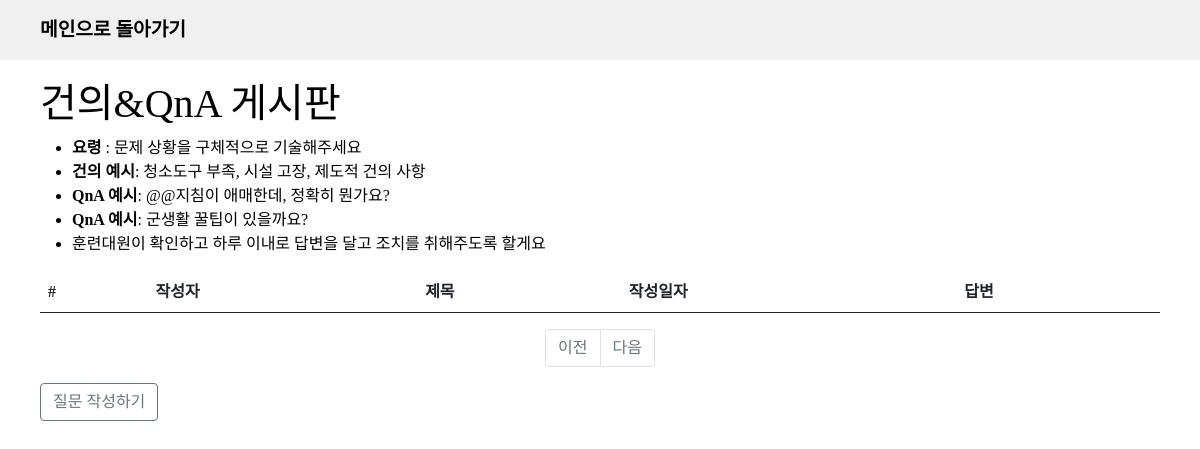
Page /detail/question on the earlier database version.
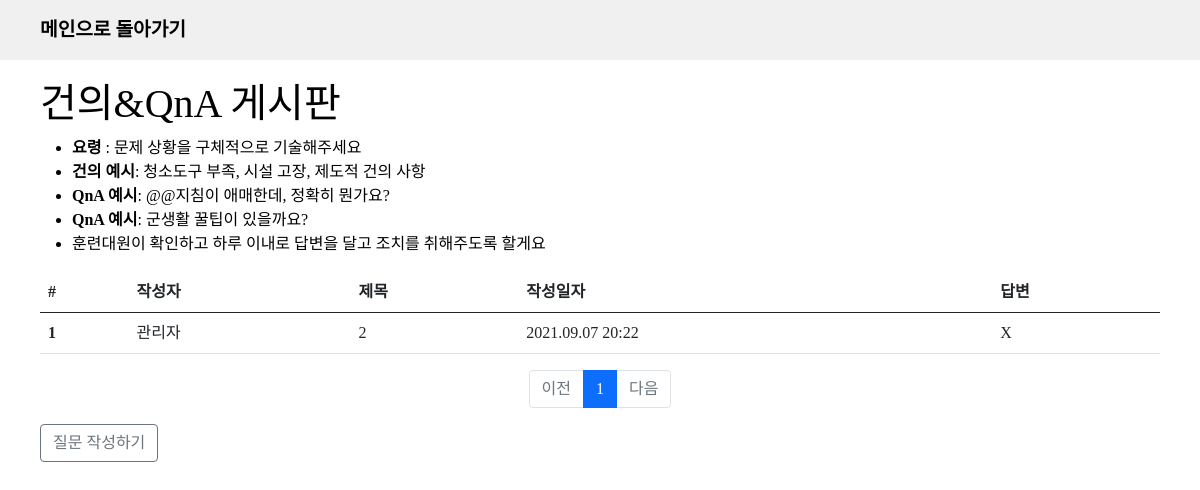
Same page on the later database version.
### app/models.py (models this page shows, shortened)
class Question(db.Model):
    id = db.Column(db.Integer, primary_key=True)
    user_id = db.Column(
        db.Integer,
        db.ForeignKey("user.id", ondelete="CASCADE"),
        nullable=False,
    )
    user = db.relationship("User", backref=db.backref("question_set"))
    subject = db.Column(db.String(200), nullable=False)
    content = db.Column(db.Text(), nullable=False)
    create_date = db.Column(db.DateTime(), nullable=False)

class User(db.Model):
    id = db.Column(db.Integer, primary_key=True)
    pw = db.Column(db.String(200), nullable=False)
    name = db.Column(db.String(50), nullable=False)
    _class = db.Column(db.String(50), nullable=True)

### app/views/detail_views.py (the view)
@bp.route("/question")
def question_list():
    page = request.args.get("page", type=int, default=1)
    question_list = Question.query.order_by(Question.create_date.desc())
    question_list = question_list.paginate(page, per_page=10)
    return render_template(
        "question/question_list.html", question_list=question_list
    )

### app/filter.py (called while the page is built)
def datetime_form(value, fmt="%Y.%m.%d %H:%M"):
    return value.strftime(fmt)

### app/templates/question/question_list.html (shortened to what this page needs)
{% extends 'base.html' %}
{%block contents %}
<section class="inner">
  <h1>건의&QnA 게시판</h1>
  <ul>
    <li><span>요령</span> : 문제 상황을 구체적으로 기술해주세요</li>
    <li><span>건의 예시</span>: 청소도구 부족, 시설 고장, 제도적 건의 사항</li>
    <li><span>QnA 예시</span>: @@지침이 애매한데, 정확히 뭔가요?</li>
    <li><span>QnA 예시</span>: 군생활 꿀팁이 있을까요?</li>
    <li>훈련대원이 확인하고 하루 이내로 답변을 달고 조치를 취해주도록 할게요</li>
  </ul>
  <table class="table">
    <thead>
      <tr>
        <th scope="col">#</th>
        <th scope="col">작성자</th>
        <th scope="col">제목</th>
        <th scope="col">작성일자</th>
        <th scope='col'>답변</th>
      </tr>
    </thead>
    <tbody>
      {% if question_list %}
      {%for question in question_list.items %}
      <tr onclick="location.href='/detail/question_detail/{{question.id}}'">
        <th scope="row">{{loop.index}}</th>
        <td>{{question.user.name}}</td>
        <td>{{question.subject}}</td>
        <td>{{question.create_date|datetime}}</td>
        <td>{% if question.answer_set %}O {%else%}X{%endif%}</td>
      </tr>
      {%endfor%}
      {%else%}
      <tr>
        <td>질문이 없습니다</td>
      </tr>
      {%endif%}
    </tbody>
  </table>
  <ul class="pagination justify-content-center">
    {% if question_list.has_prev %}
    <li class="page-item">
      <a class="page-link" href="?page={{ question_list.prev_num }}">이전</a>
    </li>
    {% else %}
    <li class="page-item disabled">
      <a class="page-link" tabindex="-1" aria-disabled="true" href="#">이전</a>
    </li>
    {% endif %}
    {% for page_num in question_list.iter_pages() %}
    {% if page_num %}
    {% if page_num != question_list.page %}
    <li class="page-item">
      <a class="page-link" href="?page={{ page_num }}">{{ page_num }}</a>
    </li>
    {% else %}
    <li class="page-item active" aria-current="page">
      <a class="page-link" href="#">{{ page_num }}</a>
    </li>
    {% endif %}
    {% else %}
    <li class="disabled">
      <a class="page-link" href="#">...</a>
    </li>
    {% endif %}
    {% endfor %}
    {% if question_list.has_next %}
    <li class="page-item">
      <a class="page-link" href="?page={{ question_list.next_num }}">다음</a>
    </li>
    {% else %}
    <li class="page-item disabled">
      <a class="page-link" tabindex="-1" aria-disabled="true" href="#">다음</a>
    </li>
    {% endif %}
  </ul>
  <a class="btn btn-outline-secondary" href="{{url_for('detail.question_create') }}" role="button">질문 작성하기</a>
</section>
{% endblock %}

### app/templates/base.html (shortened to what this page needs)
<!DOCTYPE html>
<html lang="ko">
<head>
  <link rel='stylesheet' href="{{url_for('static', filename='css/normalize.css')}}">
  <link href='//spoqa.github.io/spoqa-han-sans/css/SpoqaHanSansNeo.css' rel='stylesheet' type='text/css'>
  <link rel="stylesheet" href="{{url_for('static',filename='css/bootstrap.min.css')}}">
  <link rel='stylesheet' href="{{url_for('static',filename='css/style.css')}}">
</head>
<body>
  <header>
    {% include 'nav.html' %}
  </header>
  {% block contents %}
  {% endblock %}
</body>
</html>

### app/templates/nav.html (shortened to what this page needs)
<nav class='inner'>
  <div>
    <a href="{{ url_for('main.main') }}">메인으로 돌아가기</a>
  </div>
</nav>

### app/static/css/style.css (style rules this page uses)
* { box-sizing:border-box; }
html { height: 100%; }
body { min-height: 100%; font-family: "Spoca Han Sans Neo", "sans-serif"; color:black; }
header { width: 100%; height: 60px; background-color: rgb(241, 240, 240); position: fixed; top:0; left:0; z-index:1000; }
.inner { height: 100%; padding: 0 40px; margin: 0 auto; }
nav { width: 100%; line-height: 60px; display: flex; justify-content: space-between; }
nav.inner { display: flex; justify-content: space-between; }
li > span { font-weight: bold; }
a { all:unset; }
nav * { font-size: 1.2rem; font-weight: bold; }
section { width: 100%; position: relative; }
header + section h1, header + section h2 { margin-top: 80px; }

Differences in the rows shown:
added Question: user.name "관리자", subject "2", create_date "2021.09.07 20:22"
Other differences:
new list line: "1"
